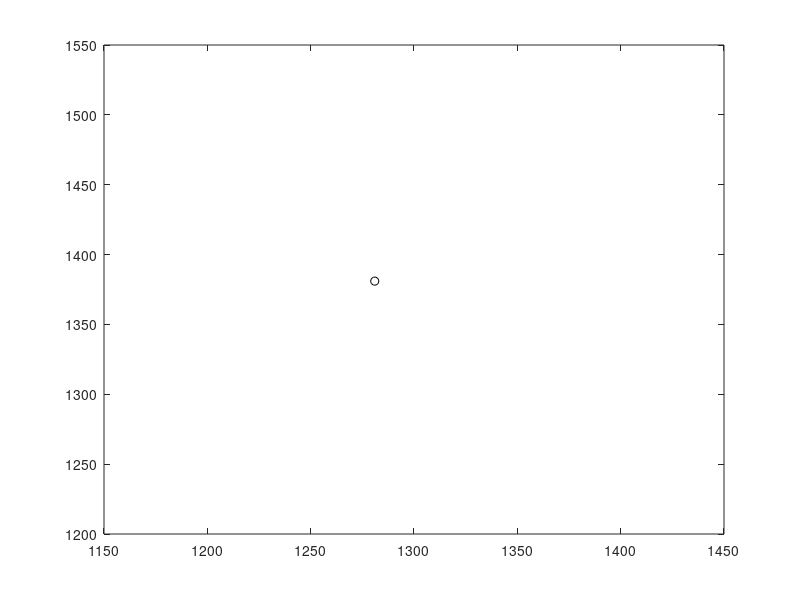

MATLAB code to generate this figure: (Note: this script raises an error after producing the figure.)
%% This script is developed to plot the map of Munich City
% Plot the buildings
figure;
count_temp = 1;

Tx      = round([1281.36 1381.27 0 0 1 515]);                           % Location of TX
plot(Tx(1),Tx(2),'o','color','black');
hold on;
plot(route0(:,2),route0(:,3),'LineWidth',3,'color','red');      % Plot the METRO ROUTE 200
plot(route1(:,2),route1(:,3),'LineWidth',3,'color','black');    % Plot the METRO ROUTE 201
plot(route2(:,2),route2(:,3),'LineWidth',3,'color','green');    % Plot the METRO ROUTE 202
legend('METRO ROUTE 200','METRO ROUTE 201','METRO ROUTE 202');
legend('Transmitter','METRO ROUTE 202');
for m = 1:number_of_wall
    if m>1 && walls(m,6) ~= walls(m-1,6)
        count_temp = count_temp + 1;
    end
    wall_x = [walls(m,1) walls(m,3)];
    wall_y = [walls(m,2) walls(m,4)];
    wall_z = [walls(m,8) walls(m,8)];
    h = plot(wall_x,wall_y);
    rand('seed',count_temp)
    set(h,'Color',[rand rand rand]);
    hold on;
end

% Plot the METRO ROUTE

% Plot the starting and ending points of the METRO ROUTE
plot(route0(1,2),route0(1,3),'o','color','red');
plot(route0(size(route0,1),2),route0(size(route0,1),3),'rs','color','red');
plot(route1(1,2),route1(1,3),'o','color','black');
plot(route1(size(route1,1),2),route1(size(route1,1),3),'rs','color','black');
plot(route2(1,2),route2(1,3),'o','color','black');
plot(route2(size(route2,1),2),route2(size(route2,1),3),'rs','color','black');

title('Map of Munich City');